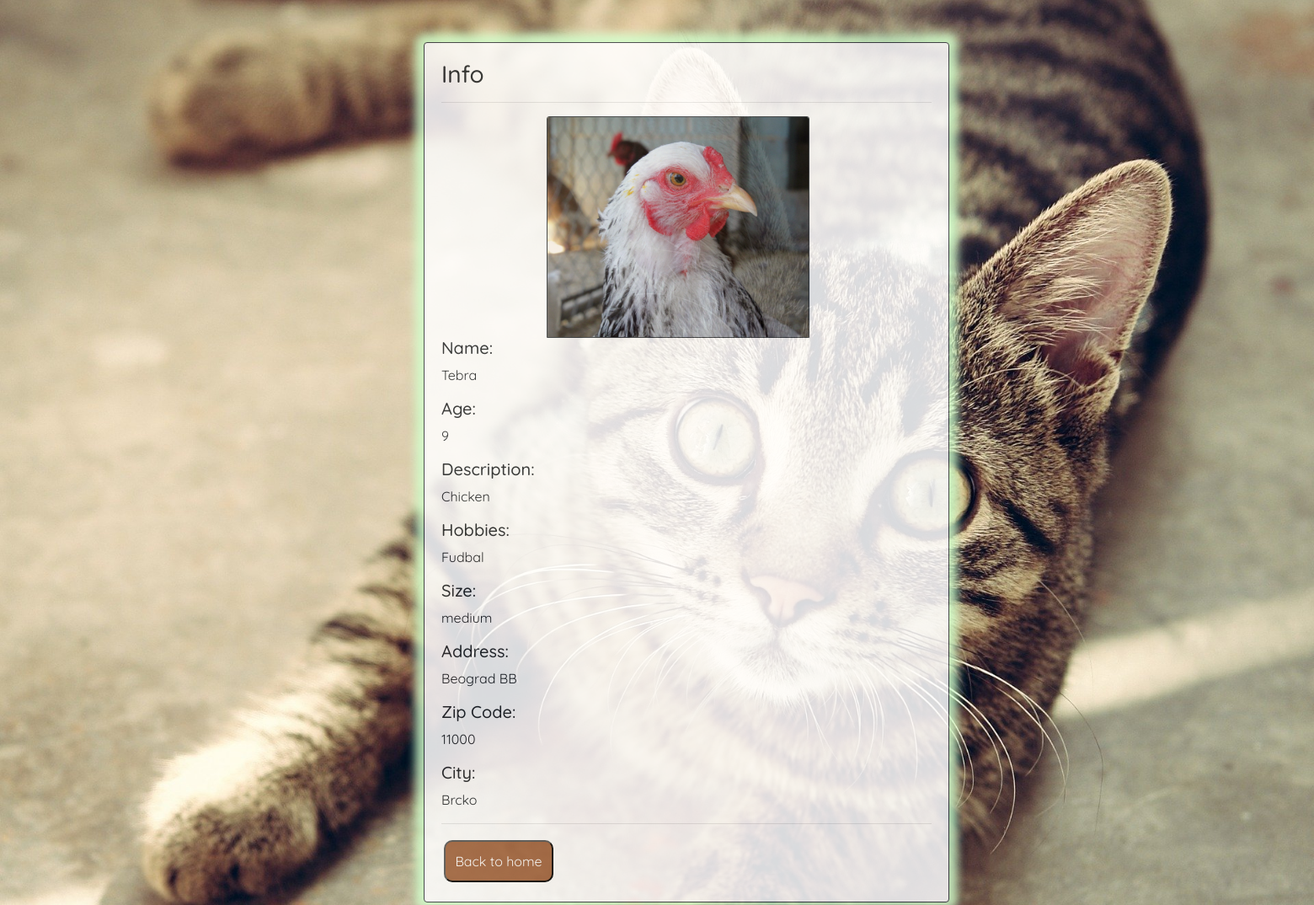
The page /crud_cr11/details.php?id=23 on the database as committed earlier.
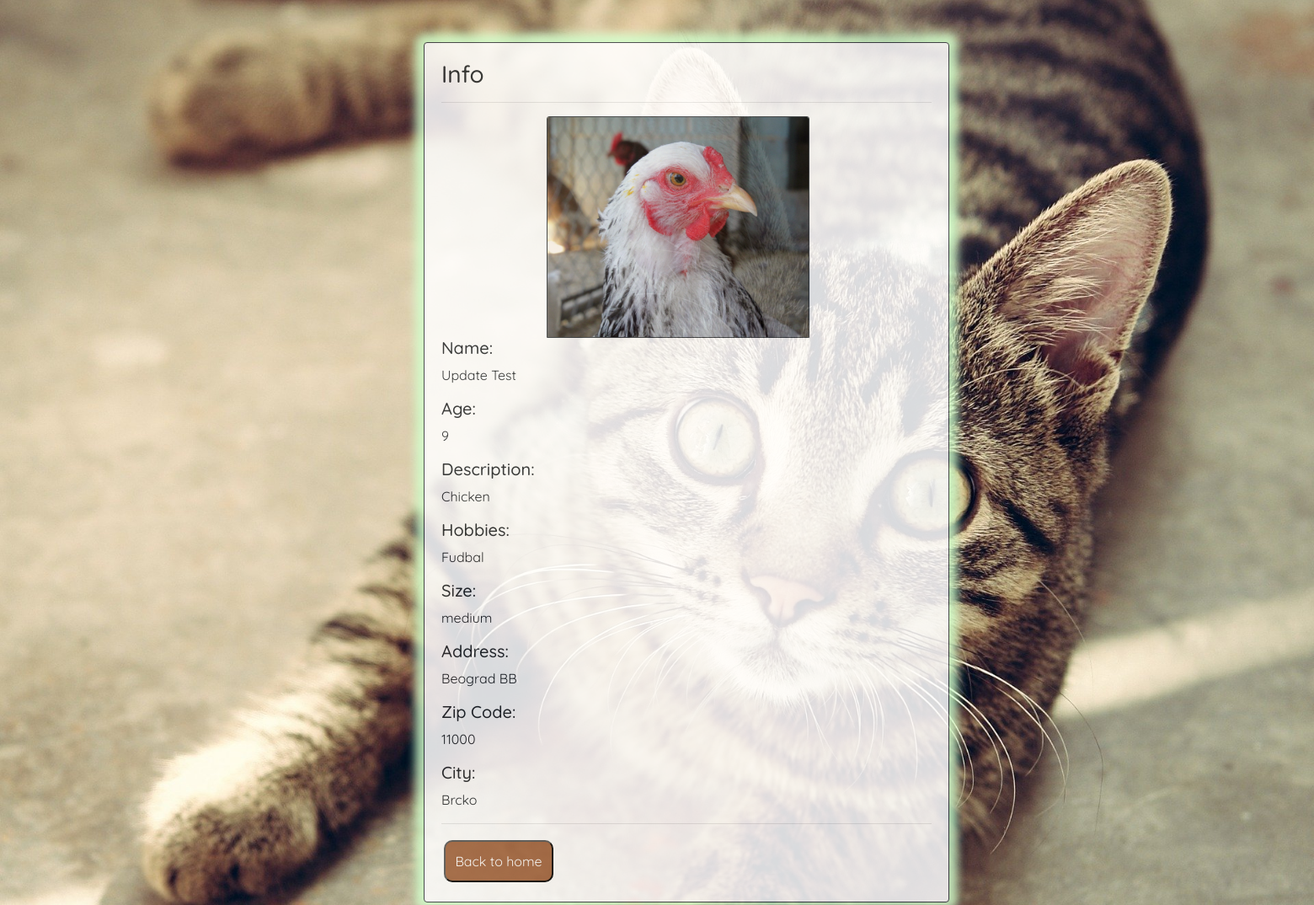
The same page on the database as committed later.
### tables this page shows
CREATE TABLE `pets` (
  `id` int(11) NOT NULL,
  `image` varchar(255) DEFAULT NULL,
  `name` varchar(50) DEFAULT NULL,
  `age` int(10) DEFAULT NULL,
  `description` varchar(500) DEFAULT NULL,
  `hobbies` varchar(255) DEFAULT NULL,
  `size` varchar(50) DEFAULT NULL,
  `address` varchar(255) DEFAULT NULL,
  `zip` int(11) DEFAULT NULL,
  `city` varchar(50) DEFAULT NULL
);

### crud_cr11/details.php (the view, shortened to what this page needs)
<?php
require_once 'actions/db_connect.php';
if ($_GET['id']) {
   $id = $_GET['id'];
   $sql = "SELECT * FROM pets WHERE id = '$id'";
   $result = $connect->query($sql);
   $data = $result->fetch_assoc();
}
?>
<!DOCTYPE html>
<html>
<head>
  <link rel="stylesheet" href="https://stackpath.bootstrapcdn.com/bootstrap/4.5.0/css/bootstrap.min.css">
</head>
<body>
  <div class="row" id="container">
    <div class="card border-dark">
        <div class='card-body'>
              <h3>Info</h3>
                        <hr>
                        <img class='card-img-top border border-dark' src ="<?php echo $data['image'] ?>" alt='Card image cap'>
                        <h5 class='card-text'>Name:</h5><p><?php echo $data['name'] ?></p>
                        <h5 class='card-text'>Age:</h5><p><?php echo $data['age'] ?></p>
                        <h5 class='card-text'>Description:</h5><p><?php echo $data['description'] ?></p>
                        <h5 class='card-text'>Hobbies:</h5><p><?php echo $data['hobbies'] ?></p>
                        <h5 class='card-text'>Size:</h5><p><?php echo $data['size'] ?></p>
                        <h5 class='card-text'>Address:</h5><p><?php echo $data['address'] ?></p>
                        <h5 class='card-text'>Zip Code:</h5><p><?php echo $data['zip'] ?></p>
                        <h5 class='card-text'>City:</h5><p><?php echo $data['city'] ?></p>
                        <hr>
                        <a href= "admin.php"><button class='btn1' type="button">Back to home</button></a>
          </div>
      </div>
  </div>
</body>
</html>

Rows that differ between the two databases and show on the page:
changed pets "Chicken": name "Tebra" → "Update Test"
